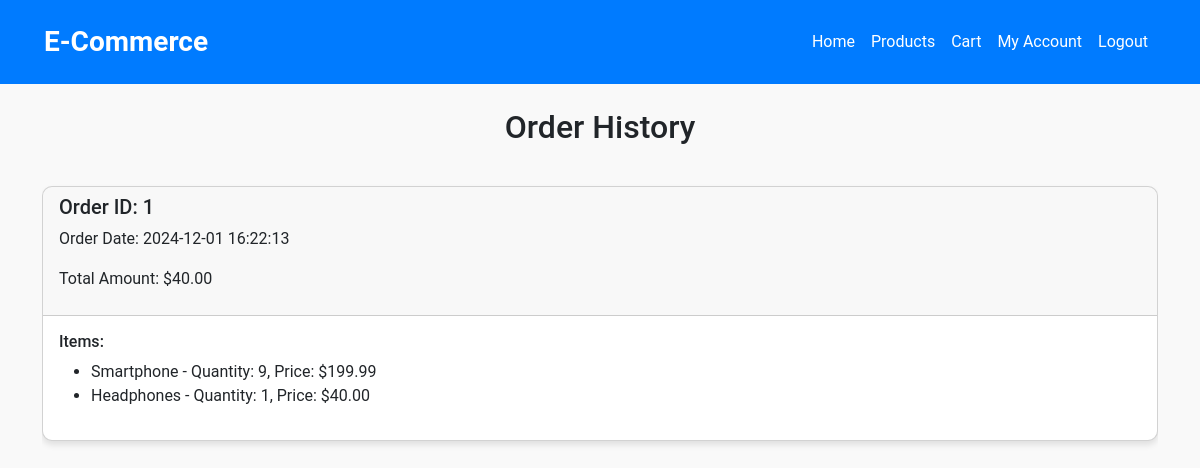
The page /order_history (signed in) on the database its author committed.
### tables this page shows
CREATE TABLE orders (
    order_id INTEGER PRIMARY KEY AUTOINCREMENT,
    user_id INTEGER NOT NULL,
    order_date TEXT NOT NULL,
    total_amount REAL NOT NULL,
    FOREIGN KEY (user_id) REFERENCES users(user_id)
);

CREATE TABLE order_details (
    order_detail_id INTEGER PRIMARY KEY AUTOINCREMENT,
    order_id INTEGER NOT NULL,
    product_id INTEGER NOT NULL,
    quantity INTEGER NOT NULL,
    price REAL NOT NULL,
    FOREIGN KEY (order_id) REFERENCES orders(order_id),
    FOREIGN KEY (product_id) REFERENCES products(product_id)
);

CREATE TABLE products (
    product_id INTEGER PRIMARY KEY AUTOINCREMENT,
    product_name TEXT NOT NULL,
    description TEXT,
    price REAL NOT NULL,
    image_url TEXT,
    category TEXT
);

### appli.py (the view)
@app.route("/order_history")
def order_history():
    user_id = session.get("user_id")
    if not user_id:
        flash("Please log in to view your order history.", "danger")
        return redirect(url_for("login"))
    conn = sqlite3.connect("commerce_app.db")
    cursor = conn.cursor()
    cursor.execute("""
        SELECT order_id, order_date, total_amount
        FROM orders
        WHERE user_id = ?
        ORDER BY order_date DESC
    """, (user_id,))
    orders = cursor.fetchall()
    order_data = []
    for order in orders:
        cursor.execute("""
            SELECT p.product_name, d.quantity, d.price
            FROM order_details d
            JOIN products p ON d.product_id = p.product_id
            WHERE d.order_id = ?
        """, (order[0],))
        details = cursor.fetchall()
        order_data.append({
            "order_id": order[0],
            "order_date": order[1],
            "total_amount": order[2],
            "details": [{"product_name": d[0], "quantity": d[1], "price": d[2]} for d in details]
        })
    conn.close()
    return render_template("order_history.html", orders=order_data)

### templates/order_history.html
{% extends "base.html" %}
{% block content %}
<h2 class="text-center my-4">Order History</h2>
{% if orders %}
<div class="table-responsive">
    {% for order in orders %}
    <div class="card my-3">
        <div class="card-header">
            <h5>Order ID: {{ order['order_id'] }}</h5>
            <p>Order Date: {{ order['order_date'] }}</p>
            <p>Total Amount: ${{ "%.2f" | format(order['total_amount']) }}</p>
        </div>
        <div class="card-body">
            <h6>Items:</h6>
            <ul>
                {% for item in order['details'] %}
                <li>{{ item['product_name'] }} - Quantity: {{ item['quantity'] }}, Price: ${{ "%.2f" | format(item['price']) }}</li>
                {% endfor %}
            </ul>
        </div>
    </div>
    {% endfor %}
</div>
{% else %}
<p class="text-center text-muted">You have no orders yet.</p>
{% endif %}
{% endblock %}

### static/css/styles.css (style rules this page uses)
body { background-color: #f9f9f9; font-family: 'Roboto', sans-serif; }
.card { margin: 15px 0; border-radius: 10px; box-shadow: 0 4px 6px rgba(0, 0, 0, 0.1); overflow: hidden; transition: transform 0.3s ease, box-shadow 0.3s ease; }

### rows shown on the page
orders: order_id "1", order_date "2024-12-01 16:22:13", total_amount "40.00"
order_details: product_name "Smartphone", quantity "9", price "199.99"
order_details: product_name "Headphones", quantity "1", price "40.00"
